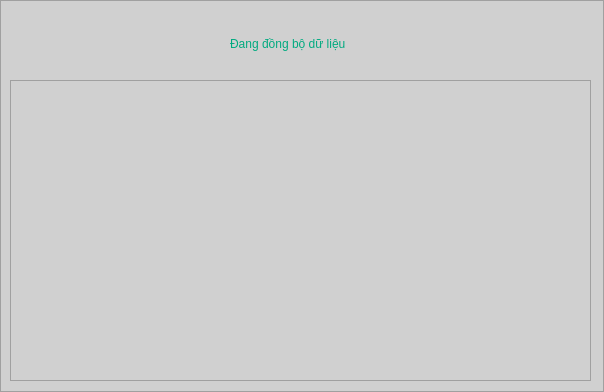
<?xml version="1.0" encoding="UTF-8"?>
<ui version="4.0">
 <class>Frame_ContainWaitForSync</class>
 <widget class="QFrame" name="Frame_ContainWaitForSync">
  <property name="geometry">
   <rect>
    <x>0</x>
    <y>0</y>
    <width>604</width>
    <height>392</height>
   </rect>
  </property>
  <property name="windowTitle">
   <string>Frame</string>
  </property>
  <property name="styleSheet">
   <string notr="true">background-color: rgb(208, 208, 208);</string>
  </property>
  <property name="frameShape">
   <enum>QFrame::StyledPanel</enum>
  </property>
  <property name="frameShadow">
   <enum>QFrame::Raised</enum>
  </property>
  <widget class="QLabel" name="label">
   <property name="geometry">
    <rect>
     <x>140</x>
     <y>12</y>
     <width>61</width>
     <height>61</height>
    </rect>
   </property>
   <property name="text">
    <string/>
   </property>
   <property name="pixmap">
    <pixmap>../../../../.designer/icon/iconReadFace.png</pixmap>
   </property>
  </widget>
  <widget class="QLabel" name="label_2">
   <property name="geometry">
    <rect>
     <x>230</x>
     <y>10</y>
     <width>293</width>
     <height>67</height>
    </rect>
   </property>
   <property name="styleSheet">
    <string notr="true">font: 57 bold 16pt &quot;Ubuntu&quot;;
color: rgb(0, 170, 127);</string>
   </property>
   <property name="text">
    <string>Đang đồng bộ dữ liệu</string>
   </property>
   <property name="alignment">
    <set>Qt::AlignLeading|Qt::AlignLeft|Qt::AlignVCenter</set>
   </property>
  </widget>
  <widget class="QTableView" name="tableView">
   <property name="geometry">
    <rect>
     <x>10</x>
     <y>80</y>
     <width>581</width>
     <height>301</height>
    </rect>
   </property>
  </widget>
 </widget>
 <resources/>
 <connections/>
</ui>
